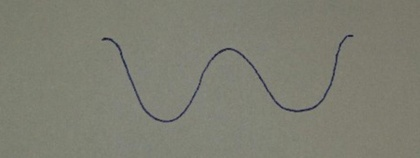
%> input picture Image2FurierSeries/pic.jpg, 420 x 158 px, shrunk from 1280 x 481 before the run
$ octave furier.m   (GNU Octave 9; MATLAB toolbox functions it lacks are replaced by stand-ins)
%> lines starting %> are read from the running program, lines starting %| are printed output that depends on the picture; in (x1, y1, x2, y2) boxes, pixels count from 0 and x2, y2 are one past the last pixel; in counts of white or black regions, pixels touching at a corner belong together; the program's own positions count from 1; long printed decimals are rounded
clc;clear all; close all;

% % % % % % % % % % % % % % % % % %
% Initialize....                  %
% % % % % % % % % % % % % % % % % %
I = imread('pic.jpg');      % input image
%> I is the input picture: size 158x420x3 uint8; mean R, G, B 126.1, 126.5, 114.2
n_max=10;
y_min=-1;   % y axis min
y_max=1;    % y axis max
% by default x_min = -1 and x_max = 1;

% % % % % % % % % % % % % % % % % %
% % % % % % % % % % % % % % % % % %

    I2 = rgb2gray(I);
    J = imadjust(I2);
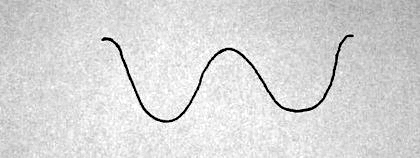
%> J: size 158x420 uint8; min 0, max 255, mean 215.4
    BW = imbinarize(J,'adaptive','ForegroundPolarity','dark','Sensitivity',0.1);
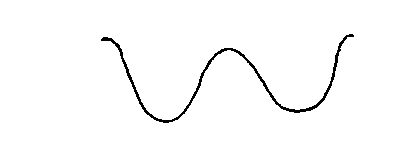
%> BW: size 158x420 logical; 98.3% white; black in thin lines or dots, all inside (x1, y1, x2, y2) = (101, 34, 354, 123)
    BW = bwareaopen(~BW,30);
    se = strel('disk',10);
    BW = imclose(BW,se);
    BW = bwareaopen(~BW,50);
    E = edge(BW);
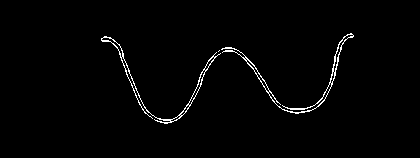
%> E: size 158x420 logical; 1.5% white in thin lines or dots, all inside (x1, y1, x2, y2) = (101, 33, 354, 124)
    img=E;
    s=regionprops(img,'BoundingBox');
%> s = 3 regions; box (x1, y1, x2, y2): (101, 36, 221, 124), (218, 50, 220, 52), (221, 33, 354, 114)
    img = imcrop(img,(s.BoundingBox));
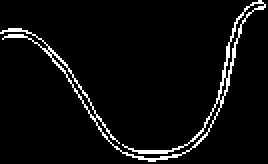
%> img: size 82x134 logical (shown 2 times larger); 4.8% white in thin lines or dots
    imshow(img);
    [h w]=size(img);
%> h = 82; w = 134
    w=w-1;
%> w = 133
    h=h-1;
%> h = 81
    x=1:w;
%> x = 133 values from 1 to 133
    y=zeros(1,w);

for i=1:w
    n=0;sum=0
   for j=1:h
       if img(j,i)==1
           sum=sum+(h-j);
           n=n+1;
       end
   end
   if n==0
        y(1,i)=0;
   else
       y(1,i)=(sum/n);
   end
end
%> after the loop, y = 133 values, max 78 at index 130, min 2.5 at index 75, mean 33.77

% % % % % % % % % % % % % % % % % %
% % % % % % % % % % % % % % % % % %
% save('var.mat','x','y','w')
% clear all;
% clc;
% load('var.mat')
x=x*((2)/w)-1;
%> x = 133 values from -0.985 to 1
y=(abs(y_max-y_min)/h)*y+y_min;
%> y = 133 values, max 0.926 at index 130, min -0.938 at index 75, mean -0.166
% % % % % % % % % % % % % % % % % %
% % % % % % % % % % % % % % % % % %
    [m n]=size(x);
%> m = 1; n = 133
    b=zeros(2*n_max+1,1);
    z=[ones(n,1)];
    for i=1:n_max
        z=[z sin(i*pi*x')];
    end
    for i=1:n_max
        z=[z cos(i*pi*x')];
    end
    b=(z'*z)\(z'*y');
%> b = 21 values, max 0.14 at index 4, min -0.826 at index 12, mean -0.0561
    y2=(z*b)';
%> y2 = 133 values, max 0.937 at index 128, min -0.931 at index 81, mean -0.166

% % % % % % % % % % % % % % % % % %

figure;
hold on;
plot(x,y,'.')
plot(x,y2)
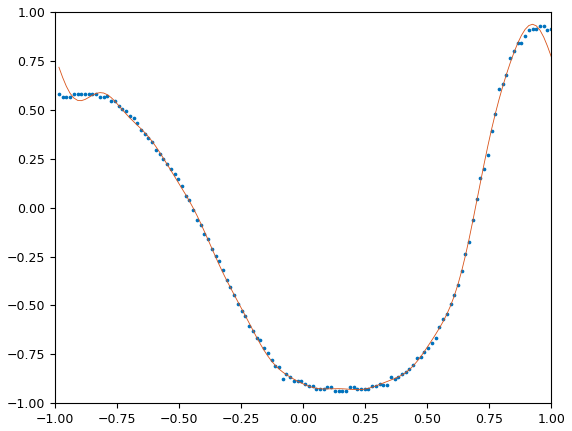
%> figure redrawn from the program's plot data; highest point at x = 0.955, y = 0.926; curve peaks at x = 0.925, y = 0.937
format long
clc;
disp('furier series coefficients :');
disp('a_0=')
disp(b(1));
%| -0.1663
disp('coefficients of sin(ix)')
disp(b(2:n_max+1)');
%|  Columns 1 through 3:
%|   -3.144411288055285e-01  -6.232973563579433e-02   1.402341304671162e-01
%|  Columns 4 through 6:
%|   -6.500218645149040e-02   3.728896068689457e-02  -1.528671824475391e-02
%|  Columns 7 through 9:
%|    1.213025228110572e-02  -1.098847741226166e-02   1.202818601054551e-02
%|  Column 10:
%|   -1.061091778511575e-02
disp('coefficients of cos(ix)')
disp(b(n_max+2:2*n_max+1)');
%|  Columns 1 through 3:
%|   -8.260751002465162e-01   1.282111764253705e-01  -3.496373085168780e-02
%|  Columns 4 through 6:
%|   -1.996376963816719e-02   2.628267771532828e-02  -1.421525123078753e-02
%|  Columns 7 through 9:
%|    1.236968444279895e-03   5.623035540412768e-03  -3.405368195770852e-03
%|  Column 10:
%|    2.104112334870188e-03
